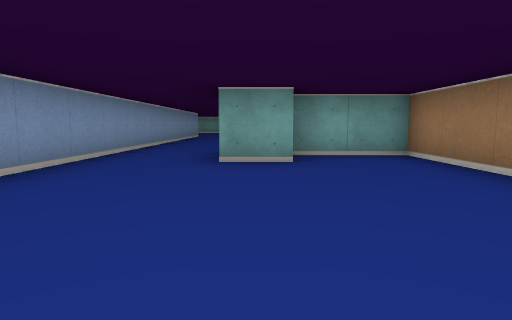
[1] (above)

17 first-person views from a walk through a cub3D ray-caster map. The camera is about half as high as the walls, tilts 6° down and sees 75° across. The floor is counted in squares. Each view is taken from the middle of a square. On the plan, view 1 faces up. The plan holds only what a view shows up to about 9 squares ahead; the rest is blank.

[2]
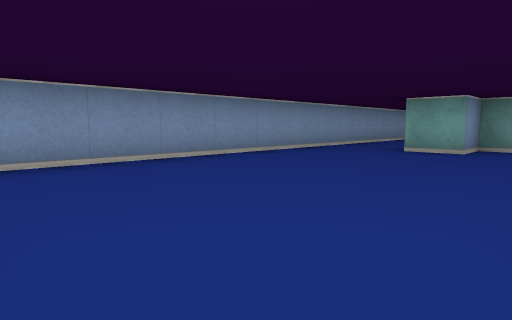

[3]
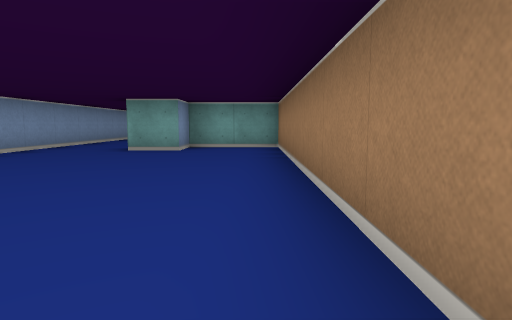

[4]
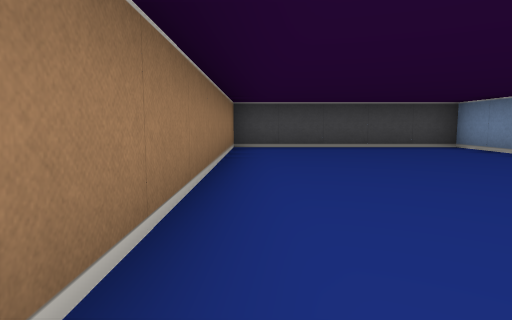

[5]
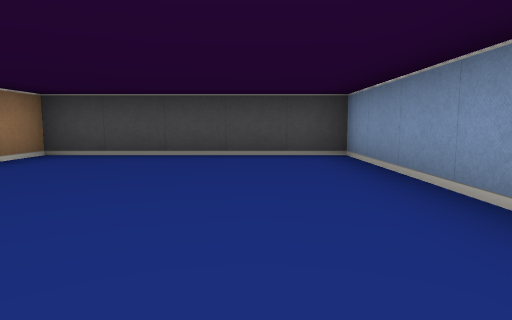

[6]
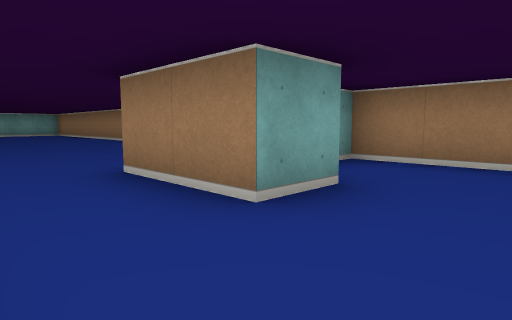

[7]
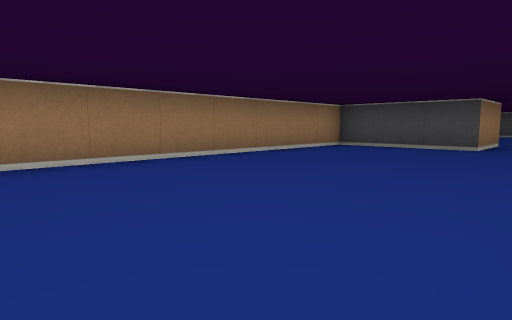

[8]
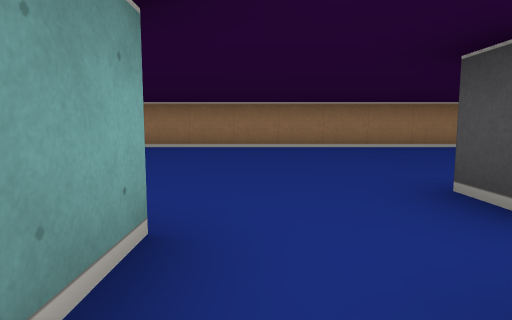

[9]
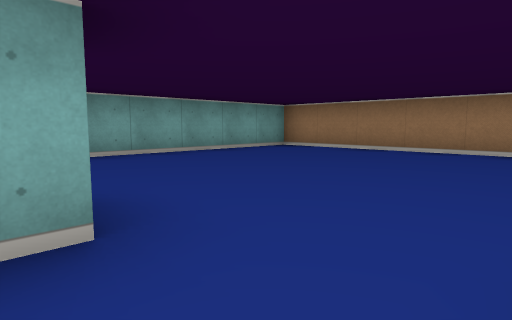

[10]
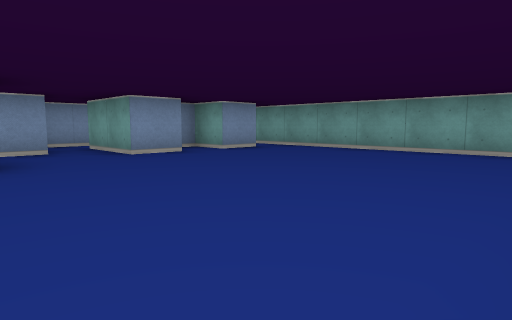

[11]
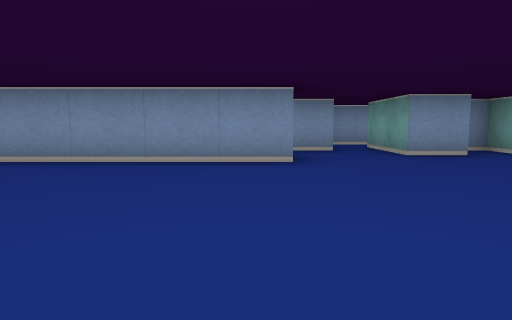

[12]
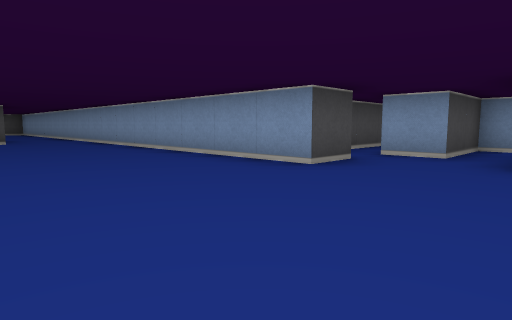

[13]
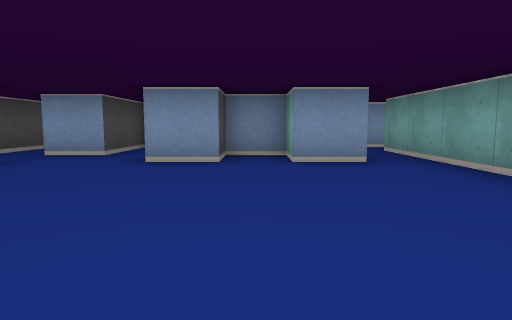

[14]
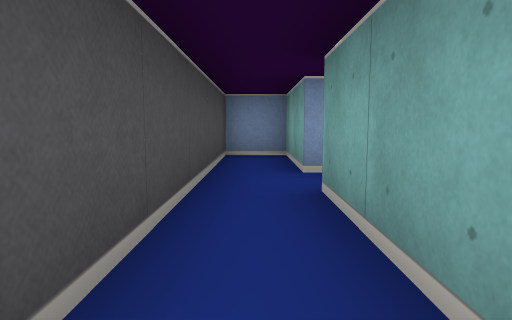

[15]
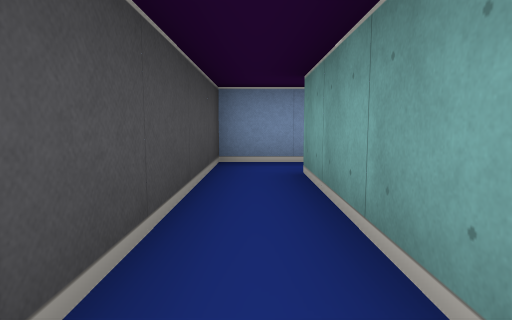

[16]
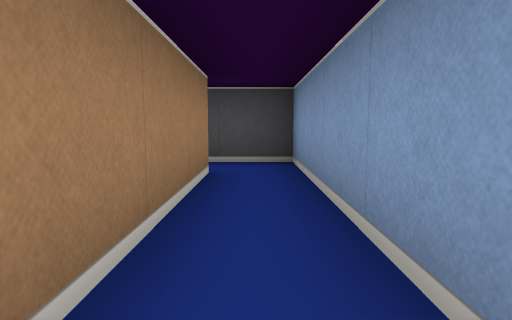

[17]
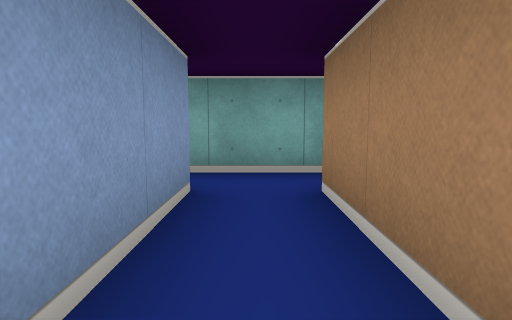

### Floor plan
Key: @ floor where view 1 was taken; # wall or solid block; . floor.
Columns run from 9 left of view 1 to 3 right of it. Each row starts with its distance up from view 1.
 21 ###.#########
 20 #...........#
 19 ######......#
 18 ....#.......#
 17 #.#.##......#
 16 #.#.........#
 15 #.###.......#
 14 #.....#.....#
 13 #######.....#
 12       #.....#
 11       #.....#
 10       #.....#
  9       #.....#
  8       #.....#
  7       #.....#
  6       #..####
  5       #..#..#
  4       #.....#
  3       #.....#
  2       #.....#
  1       #.....#
  0       #..@..#
 -1       #.....#
 -2       #.....#
 -3       #######

Positions as (right, up) in squares from view 1, and headings:
1: (0, 0), facing up
2: (2, -2), facing up-left
3: (2, -2), facing up
4: (2, 5), facing down
5: (-1, 3), facing down
6: (-2, 3), facing up-right
7: (-2, 14), facing down-right
8: (-5, 16), facing right
9: (-4, 15), facing up-right
10: (2, 14), facing up-left
11: (2, 14), facing left
12: (1, 17), facing down-left
13: (1, 18), facing left
14: (-3, 20), facing left
15: (-4, 14), facing left
16: (-8, 18), facing down
17: (-8, 15), facing up
